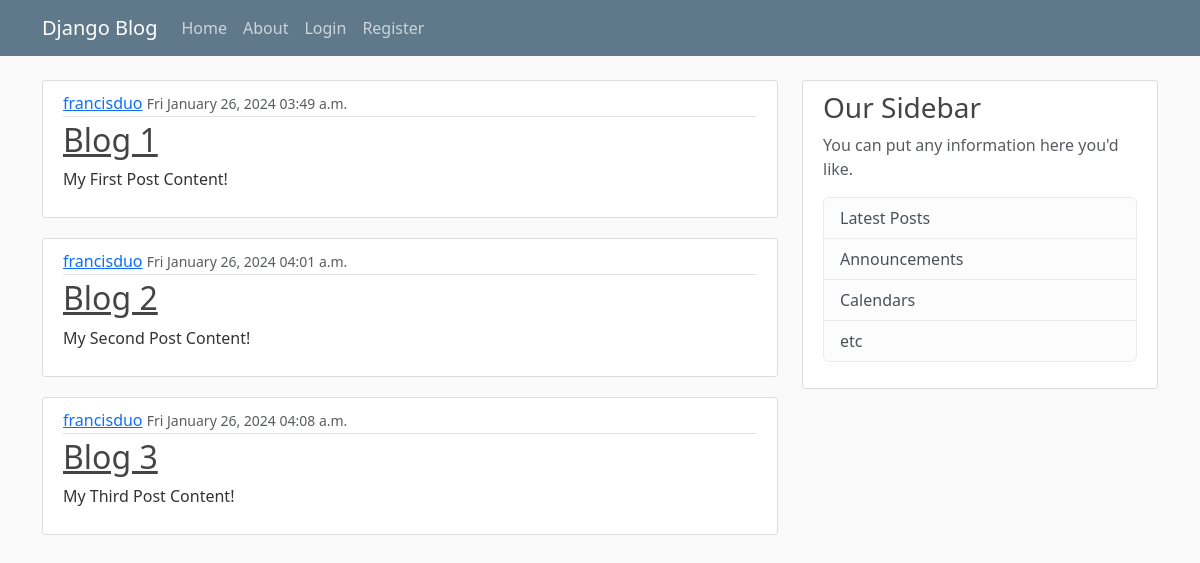
Before: / with the older database file.
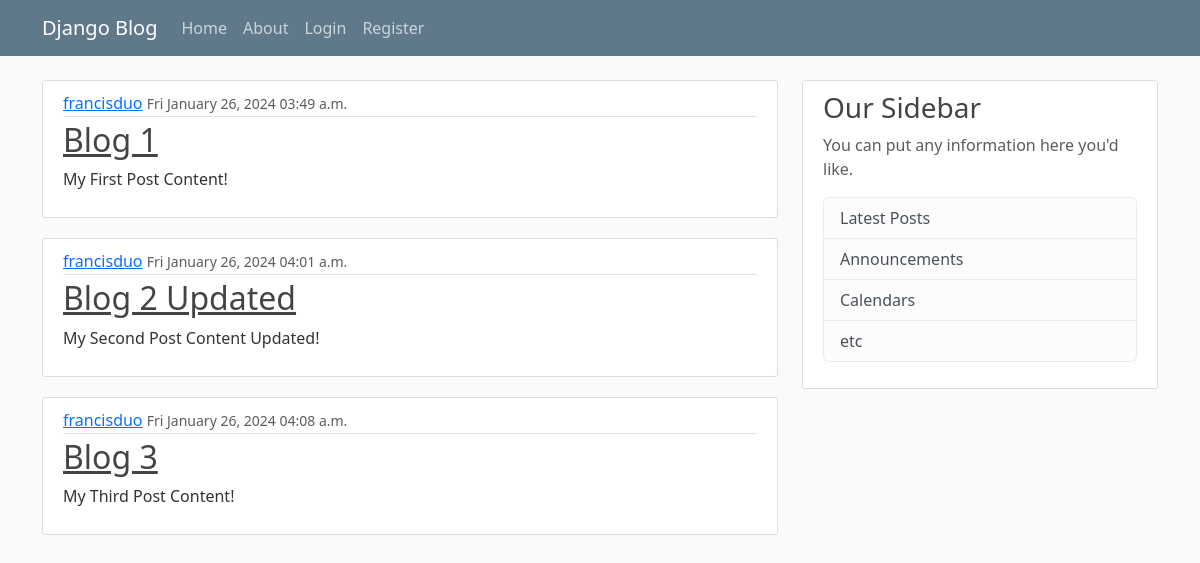
After: the same page with the newer database file.
### blog/models.py (models this page shows, shortened)
class Post(models.Model):
    title = models.CharField(max_length = 100)
    content = models.TextField()
    date_posted = models.DateTimeField(default = timezone.now)
    author = models.ForeignKey(User, on_delete = models.CASCADE)

### blog/views.py (the view)
# urls.py: path('', views.home, name= 'blog-home'),
def home(request):
    context = {
        'posts': Post.objects.all()
    }
    return render(request, 'blog/home.html', context)

### blog/templates/blog/home.html
{% extends 'blog/base.html' %}
{% block content %}
    {% for post in posts %}
        <article class="media content-section">
            <div class="media-body">
            <div class="article-metadata">
                <a class="mr-2" href="#">{{ post.author }}</a>
                <small class="text-muted">{{ post.date_posted | date:"D F d, Y  h:i a" }}</small>
            </div>
            <h2><a class="article-title" href="#">{{ post.title }}</a></h2>
            <p class="article-content">{{ post.content }}</p>
            </div>
        </article>
    {% endfor %}
{% endblock content %}

### blog/templates/blog/base.html (shortened to what this page needs)
{% load static %}
<!DOCTYPE html>
<html lang="en">
<head>
    <link href="https://cdn.jsdelivr.net/npm/bootstrap@5.3.2/dist/css/bootstrap.min.css" rel="stylesheet"
>
    <link rel="stylesheet" href="{% static 'blog/main.css'%}">
</head>
<body>
    <header class="site-header">
        <nav class="navbar navbar-expand-md navbar-dark bg-steel fixed-top">
          <div class="container">
            <a class="navbar-brand mr-4" href="{% url 'blog-home' %}">Django Blog</a>
            <div class="collapse navbar-collapse" id="navbarToggle">
              <div class="navbar-nav mr-auto">
                <a class="nav-item nav-link" href="{% url 'blog-home' %}">Home</a>
                <a class="nav-item nav-link" href="{% url 'blog-about' %}">About</a>
              </div>
              <div class="navbar-nav">
                {% if user.is_authenticated%}
                  <a class="nav-item nav-link" href="{% url 'profile' %}">Profile</a>
                  <form action="{% url 'logout' %}" method="post">
                    {% csrf_token %}
                    <a href="#" onclick="this.closest('form').submit(); return false;">Logout</a>
                </form>
                {% else %}
                  <a class="nav-item nav-link" href="{% url 'login' %}">Login</a>
                  <a class="nav-item nav-link" href="{% url 'register' %}">Register</a>
                {% endif %}
              </div>
            </div>
          </div>
        </nav>
      </header>
      <main role="main" class="container">
        <div class="row">
          <div class="col-md-8">
            {% block content %}{% endblock %}
          </div>
          <div class="col-md-4">
            <div class="content-section">
              <h3>Our Sidebar</h3>
              <p class='text-muted'>You can put any information here you'd like.
                <ul class="list-group">
                  <li class="list-group-item list-group-item-light">Latest Posts</li>
                  <li class="list-group-item list-group-item-light">Announcements</li>
                  <li class="list-group-item list-group-item-light">Calendars</li>
                  <li class="list-group-item list-group-item-light">etc</li>
                </ul>
              </p>
            </div>
          </div>
        </div>
      </main>
</body>
</body>
</html>

### blog/static/blog/main.css (style rules this page uses)
body { background: #fafafa; color: #333333; margin-top: 5rem; }
h1, h2, h3, h4, h5, h6 { color: #444444; }
ul { margin: 0; }
.bg-steel { background-color: #5f788a; }
.site-header .navbar-nav .nav-link { color: #cbd5db; }
.content-section { background: #ffffff; padding: 10px 20px; border: 1px solid #dddddd; border-radius: 3px; margin-bottom: 20px; }
.article-title { color: #444444; }
.article-content { white-space: pre-line; }
.article-metadata { padding-bottom: 1px; margin-bottom: 4px; border-bottom: 1px solid #e3e3e3 }

Changed rows visible on the page:
changed Post: title "Blog 2" → "Blog 2 Updated"; content "My Second Post Content!" → "My Second Post Content Updated!"
